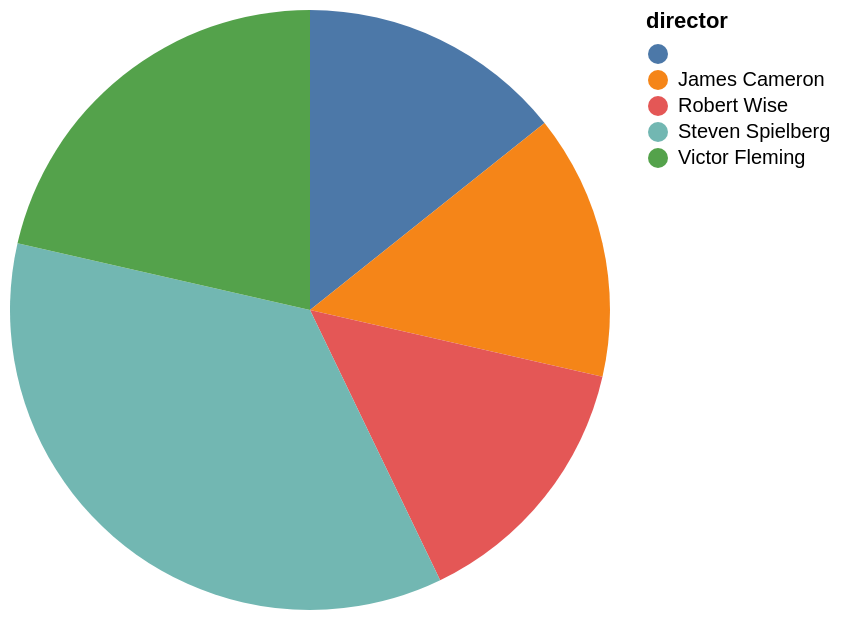

Source (Vega-Lite JSON):
### Vega-Lite specification from a JSON file in a GitHub repository (floating-point values rounded to 4 significant figures)
{"data": {"values": [{"x_data": "", "y_data": 2}, {"x_data": "James Cameron", "y_data": 2}, {"x_data": "Robert Wise", "y_data": 2}, {"x_data": "Steven Spielberg", "y_data": 5}, {"x_data": "Victor Fleming", "y_data": 3}]}, "mark": "arc", "encoding": {"theta": {"field": "y_data", "type": "quantitative", "title": "count(*)"}, "color": {"field": "x_data", "type": "nominal", "title": "director"}}}
